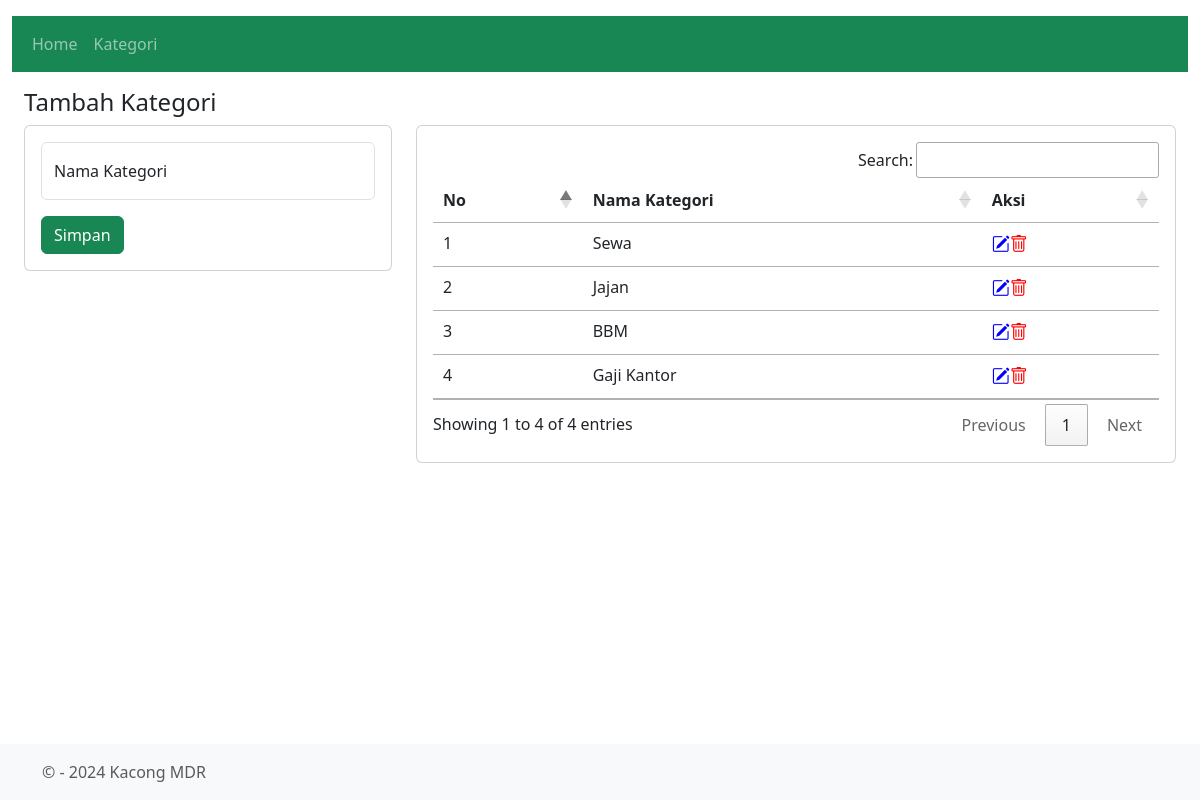
The app's page /?page=kategori with its own data.
### tables this page shows
CREATE TABLE `tb_kategori` (
  `id_kategori` int(11) NOT NULL,
  `nama_kategori` varchar(300) NOT NULL
);

### kategori.php (the view, shortened to what this page needs)
<div class="container-fluid">
    <h4 class="mt-3">Tambah Kategori</h4>
    <div class="row">
        <div class="col-md-4">
            <div class="card">
                <div class="card-body">
                    <form method="POST" action="">
                        <div class="form-floating mb-3">
                          <input type="text" class="form-control" name="nama_kategori" id="floatingInput" autocomplete="off" required placeholder="Nama Kategori">
                          <label for="floatingInput">Nama Kategori</label>
                        </div>
                         <input type="submit" class="btn btn-success" value="Simpan">
                    </form>
                </div>
            </div>
        </div>
        <div class="col-md-8 bawah">
            <div class="card">
                <div class="card-body">
                    <?php
                        include "koneksi.php";
                        $query = mysqli_query($con,"SELECT * from tb_kategori order by id_kategori desc");
                        ?>
                        <table class="table" id="example" class="display" style="width:100%">
                            <thead>
                                <tr>
                                    <th>No</th>
                                    <th>Nama Kategori</th>
                                    <th>Aksi</th>
                                </tr>
                            </thead>
                            <tbody>
                        <?php
                        $no=1;
                        while($row = mysqli_fetch_array($query))
                        {
                            ?>
                            <tr>
                                    <td><?= $no;?></td>
                                    <td><?= $row['nama_kategori'];?></td>
                                    <td><a href="?page=edit_kategori&id=<?=$row['id_kategori'];?>"><i class="bi bi-pencil-square" style="color:blue;font-size: 18px"></i></a><a href="deletekat.php?id=<?=$row['id_kategori']; ?>"><i class="bi bi-trash" style="color:red;font-size: 18px"></i></a></td>
                            </tr>
                            <?php
                            $no++;
                        }
                        ?>
                        </tbody>
                        </table>
                </div>
            </div>
        </div>
    </div>
</div>

### records on screen
tb_kategori: nama_kategori "Sewa"
tb_kategori: nama_kategori "Jajan"
tb_kategori: nama_kategori "BBM"
tb_kategori: nama_kategori "Gaji Kantor"
